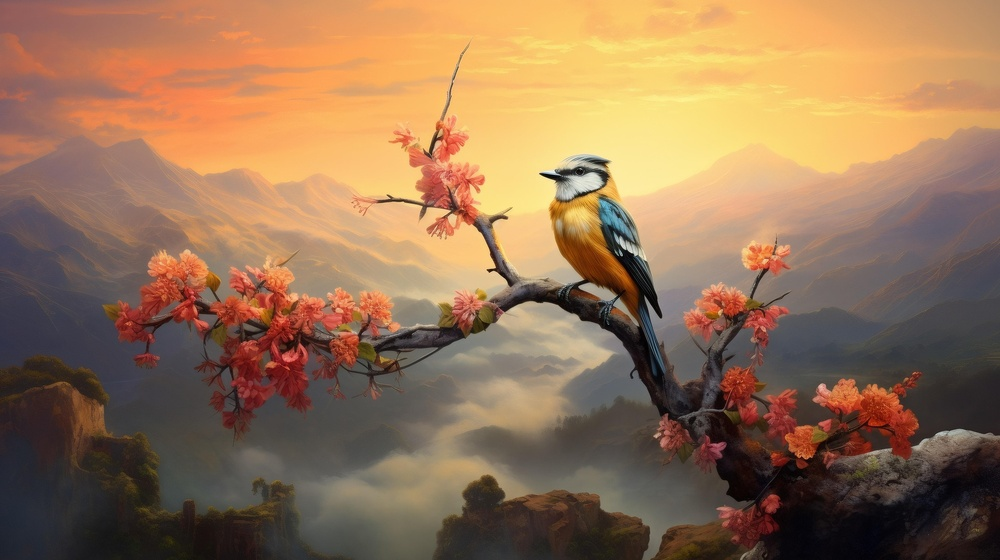
#> input picture assets/img_rep_1.jpg, 1000 x 560 px, shrunk from 1920 x 1076 before the run
$ python -i eidetica_y_tensiones_kandinsky.py   (imports and definitions only)
#> lines starting #> are read from the running program, lines starting #| are printed output that depends on the picture
### servicios/config.py
### meter el funcionamiento de la ia y el servidor aca

import base64
import json
import time
import cv2
import numpy as np
import requests
import streamlit as st


# ==========================================================
# DEFINICIÓN GLOBAL DE CREDENCIALES
# ==========================================================
try:
    RUNPOD_API_KEY = st.secrets["RUNPOD_API_KEY"]
    RUNPOD_ENDPOINT_ID = st.secrets["RUNPOD_ENDPOINT_ID"]
except Exception:
    import toml

    secrets = toml.load(".streamlit/secrets.toml")
    RUNPOD_API_KEY = secrets["RUNPOD_API_KEY"]
    RUNPOD_ENDPOINT_ID = secrets["RUNPOD_ENDPOINT_ID"]

BASE_URL = f"https://api.runpod.ai/v2/{RUNPOD_ENDPOINT_ID}"
HEADERS = {
    "Authorization": f"Bearer {RUNPOD_API_KEY}",
    "Content-Type": "application/json",
}

# Funcion para que OpenCV pueda leer imágenes con rutas que contengan caracteres especiales en Windows
def imread_unicode(path: str, flags: int = cv2.IMREAD_COLOR) -> np.ndarray | None:
    """
    Lee una imagen utilizando un buffer de numpy para evitar fallos de lectura
    con rutas que contengan caracteres especiales (ñ, acentos, espacios) en Windows.
    """
#> called with path = '../../../assets/img_rep_1.jpg', flags = 1
    try:
        buffer = np.fromfile(path, dtype=np.uint8)
        img = cv2.imdecode(buffer, flags)
#> img is the input picture: shape (560, 1000, 3); mean B, G, R 85.4, 114.9, 148.6
        return img
    except Exception as e:
        print(f"Error al cargar la imagen desde '{path}': {e}")
        return None

# [114 lines left out: functions imagen_a_base64, consultar_minicpm_v, not called in this run]

### core/dimensiones/dimension_sintactica/eidetica_y_tensiones_kandinsky.py

import cv2
import numpy as np
from servicios.config import imread_unicode


def detectar_lineas_y_angulos(imagen_path):
    """
    Usa Canny y la Transformada de Hough para encontrar las líneas rectas principales
    de la imagen y calcular sus ángulos en grados (0 a 180).
    """
    try:
        img = imread_unicode(imagen_path)
        if img is None:
            return {"error": "No se pudo cargar la imagen para el análisis eidético"}

        # Pasamos a escala de grises y aplicamos un leve desenfoque para quitar ruido
        gris = cv2.cvtColor(img, cv2.COLOR_BGR2GRAY)
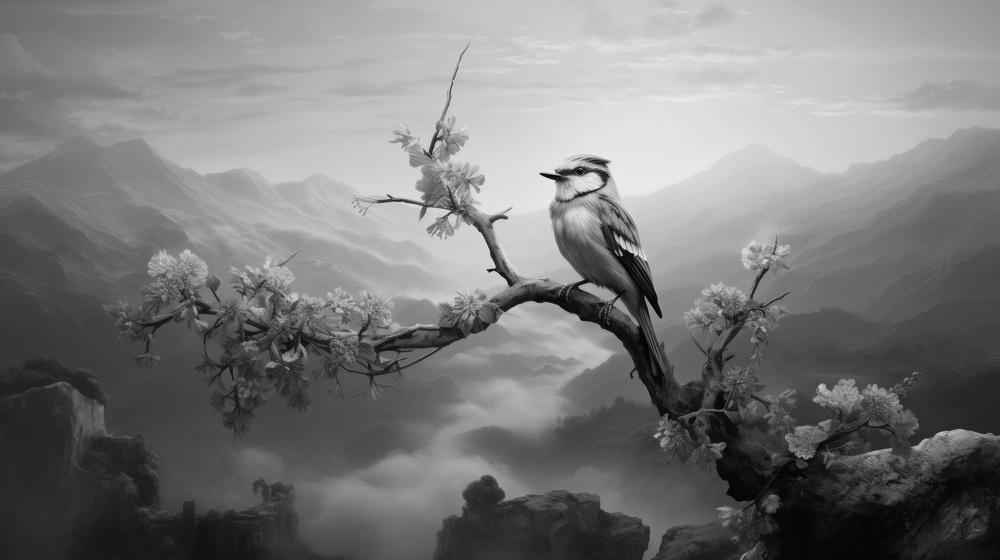
#> gris: shape (560, 1000); min 0, max 245, mean 121.6
        desenfocado = cv2.GaussianBlur(gris, (3, 3), 0)

        # Detectamos los bordes con Canny
        bordes = cv2.Canny(desenfocado, 30, 100, apertureSize=3)
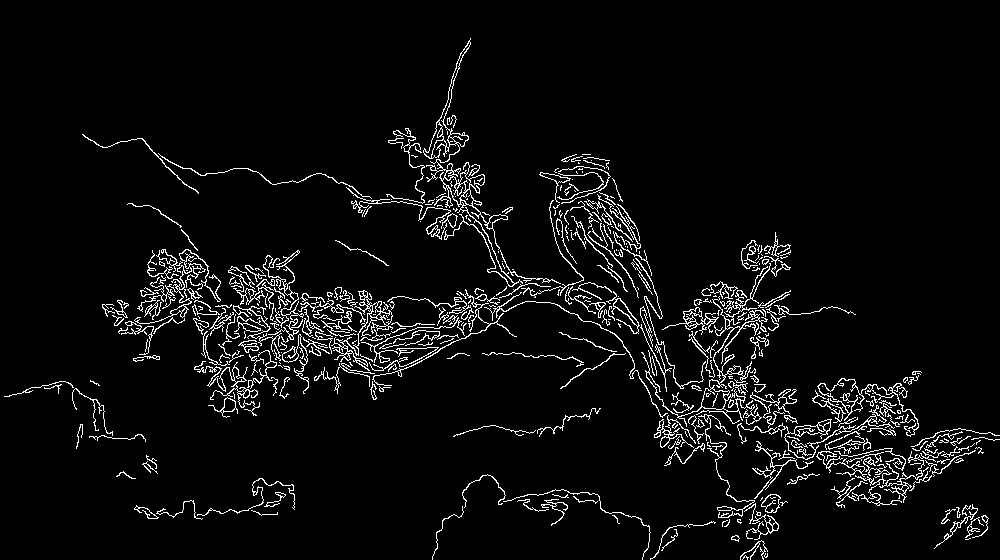
#> bordes: shape (560, 1000); 5% white in thin lines or dots

        # Transformada de Hough para encontrar segmentos de líneas rectas
        # Ajustamos los parámetros para que busque líneas principales y no ruido
        lineas = cv2.HoughLinesP(
            bordes,
            rho=1,
            theta=np.pi/180,
            threshold=30,
            minLineLength=20,
            maxLineGap=15
        )
#> lineas = 1002 rows, first 6: [819, 404, 916, 418], [236, 290, 319, 310], [917, 444, 962, 455], [148, 269, 397, 322], [149, 275, 216, 289], [150, 283, 217, 296]

        angulos = []
        if lineas is not None:
            for linea in lineas:
                # .ravel() aplana la matriz a [x1, y1, x2, y2] sin importar la versión de OpenCV
                puntos = linea.ravel()
                if len(puntos) == 4:
                    x1, y1, x2, y2 = puntos
                    angulo_rad = np.arctan2(y2 - y1, x2 - x1)
                    angulo_deg = np.degrees(angulo_rad) % 180 # Normalizamos de 0 a 180
                    angulos.append(float(angulo_deg))
#> this loop made 1002 passes
#> (x1, y1, x2, y2, angulo_rad, angulo_deg) on passes 1 to 12: (819, 404, 916, 418, 0.143, 8.21), (236, 290, 319, 310, 0.236, 13.55), (917, 444, 962, 455, 0.24, 13.74), (148, 269, 397, 322, 0.21, 12.02), (149, 275, 216, 289, 0.206, 11.8), (150, 283, 217, 296, 0.192, 10.98), (818, 388, 895, 435, 0.548, 31.4), (821, 438, 891, 450, 0.17, 9.73), (812, 398, 911, 410, 0.121, 6.91), (650, 396, 870, 443, 0.21, 12.06), (827, 419, 895, 434, 0.217, 12.44), (843, 494, 879, 504, 0.271, 15.52)
#> (x1, y1, x2, y2) on pass 100: (436, 127, 520, 293)
#> after the loop, angulos = 1002 values, max 179.2 at index 366, min 0 at index 178, mean 55.41

        return angulos

    except Exception as e:
        return {"error": f"Error en detección de líneas: {str(e)}"}


# [68 lines left out: function calcular_tension_kandinsky, not called in this run]

>>> result = detectar_lineas_y_angulos('../../../assets/img_rep_1.jpg')
#> result has the same summary as angulos in detectar_lineas_y_angulos

$ run again, on assets/img_rep_2.jpg
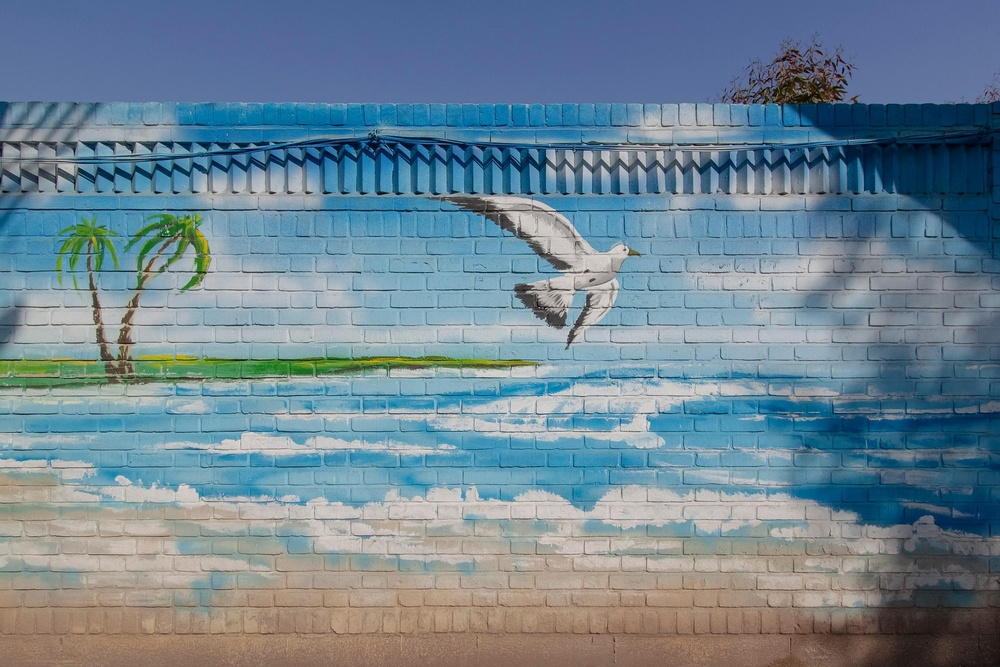
#> input picture assets/img_rep_2.jpg, 1000 x 667 px, shrunk from 1920 x 1280 before the run
#> in imread_unicode, img is the input picture: shape (667, 1000, 3); mean B, G, R 146.7, 132.8, 110.7
#> in detectar_lineas_y_angulos, `gris = cv2.cvtColor(img, cv2.COLOR_BGR2GRAY)`:
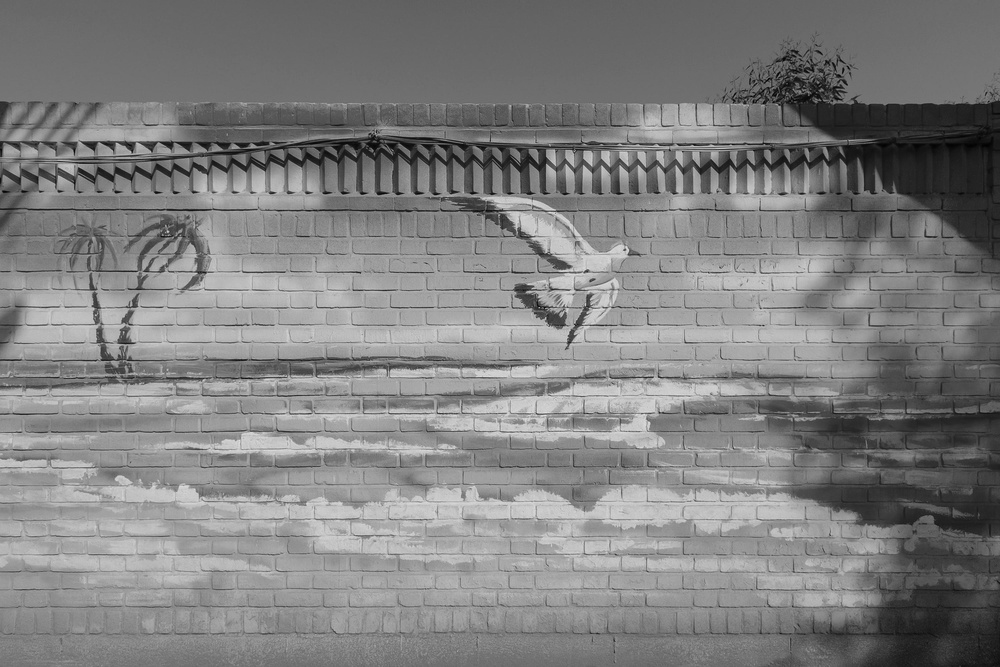
#> gris: shape (667, 1000); min 1, max 227, mean 127.8
#> in detectar_lineas_y_angulos, `bordes = cv2.Canny(desenfocado, 30, 100, apertureSize=3)`:
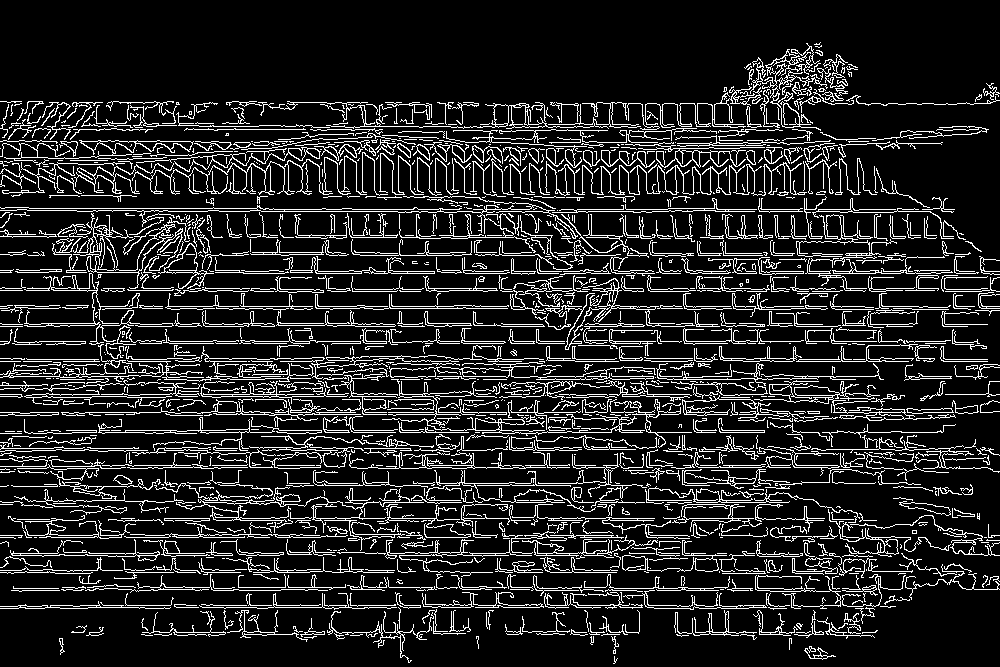
#> bordes: shape (667, 1000); 13.9% white in thin lines or dots
#> lineas = 2141 rows, first 6: [609, 341, 955, 341], [0, 412, 992, 412], [0, 308, 635, 308], [386, 555, 630, 555], [87, 306, 453, 306], [471, 394, 796, 394]
#> the loop in detectar_lineas_y_angulos, `for linea in lineas:` made 2141 passes
#> (x1, y1, x2, y2, angulo_rad, angulo_deg) on passes 1 to 8: (609, 341, 955, 341, 0, 0), (0, 412, 992, 412, 0, 0), (0, 308, 635, 308, 0, 0), (386, 555, 630, 555, 0, 0), (87, 306, 453, 306, 0, 0), (471, 394, 796, 394, 0, 0), (792, 432, 942, 432, 0, 0), (233, 291, 448, 291, 0, 0)
#> after the loop in detectar_lineas_y_angulos, `for linea in lineas:`: angulos = 2141 values, max 179.5 at index 413, min 0 at index 0, mean 50.73
#> result has the same summary as angulos in detectar_lineas_y_angulos

$ run again, on assets/img_rep_3.jpg
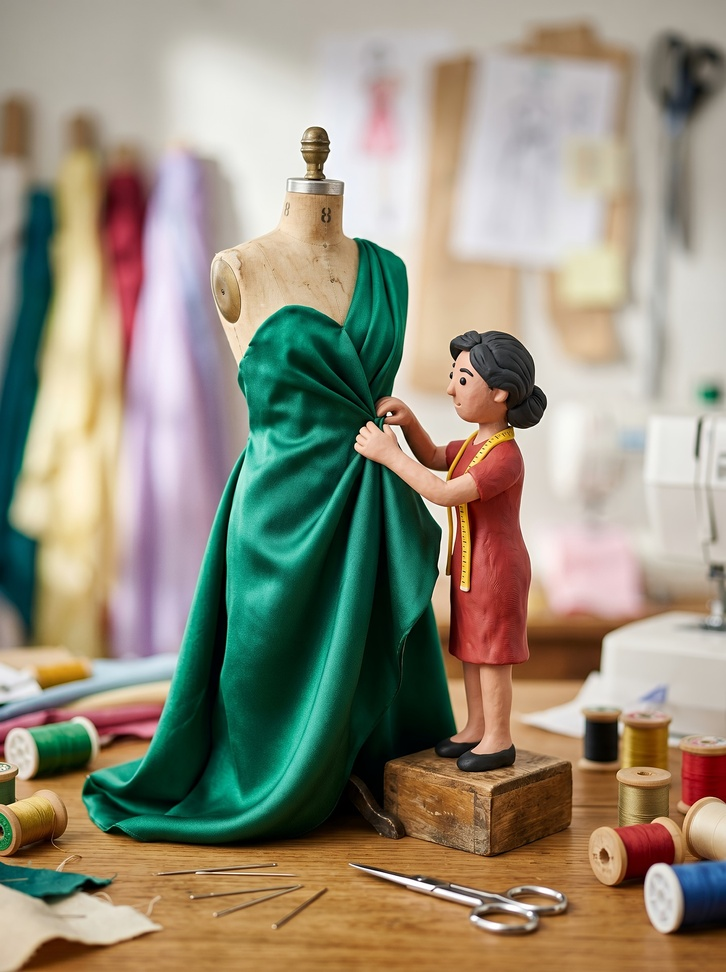
#> input picture assets/img_rep_3.jpg, 726 x 972 px, shrunk from 1433 x 1920 before the run
#> in imread_unicode, img is the input picture: shape (972, 726, 3); mean B, G, R 123.9, 142.7, 149.1
#> in detectar_lineas_y_angulos, `gris = cv2.cvtColor(img, cv2.COLOR_BGR2GRAY)`:
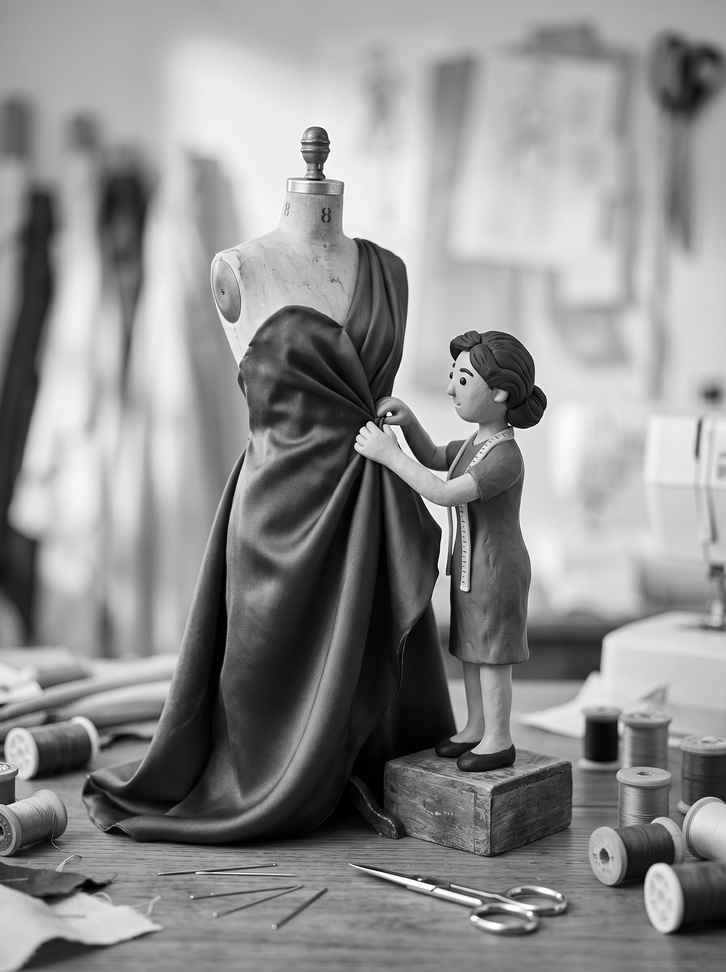
#> gris: shape (972, 726); min 0, max 255, mean 142.5
#> in detectar_lineas_y_angulos, `bordes = cv2.Canny(desenfocado, 30, 100, apertureSize=3)`:
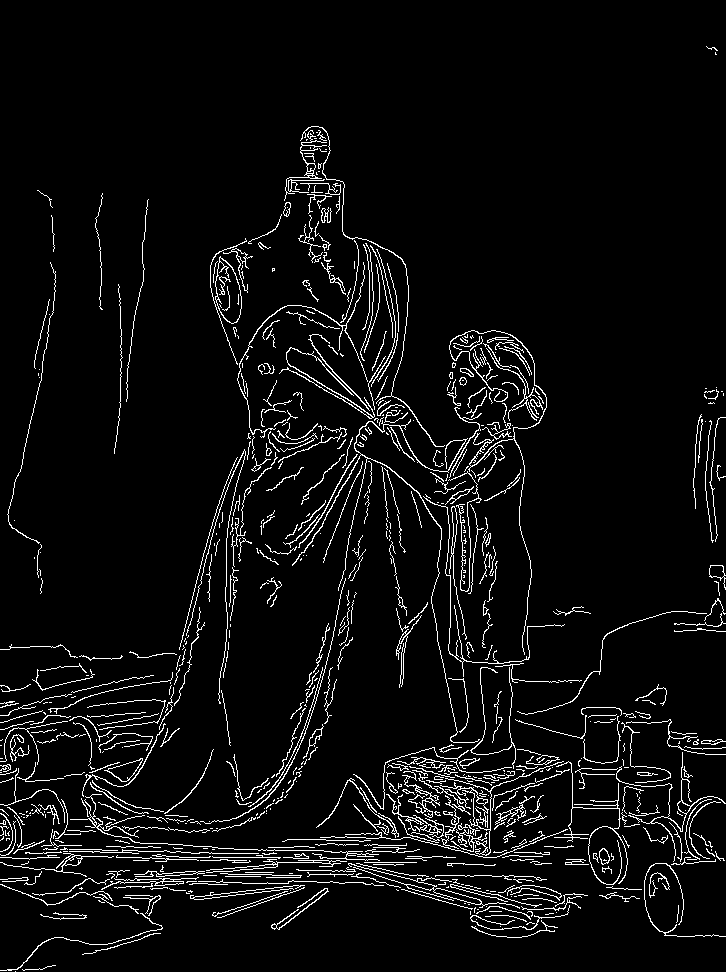
#> bordes: shape (972, 726); 5.2% white in thin lines or dots
#> lineas = 1378 rows, first 6: [37, 857, 81, 857], [105, 884, 191, 871], [651, 840, 701, 836], [138, 860, 178, 856], [455, 850, 489, 845], [667, 740, 692, 733]
#> the loop in detectar_lineas_y_angulos, `for linea in lineas:` made 1378 passes
#> (x1, y1, x2, y2, angulo_rad, angulo_deg) on passes 1 to 8: (37, 857, 81, 857, 0, 0), (105, 884, 191, 871, -0.15, 171.4), (651, 840, 701, 836, -0.0798, 175.4), (138, 860, 178, 856, -0.0997, 174.3), (455, 850, 489, 845, -0.146, 171.6), (667, 740, 692, 733, -0.273, 164.4), (541, 833, 591, 834, 0.02, 1.15), (354, 261, 360, 292, 1.38, 79.05)
#> after the loop in detectar_lineas_y_angulos, `for linea in lineas:`: angulos = 1378 values, max 179.4 at index 274, min 0 at index 0, mean 88.2
#> result has the same summary as angulos in detectar_lineas_y_angulos
